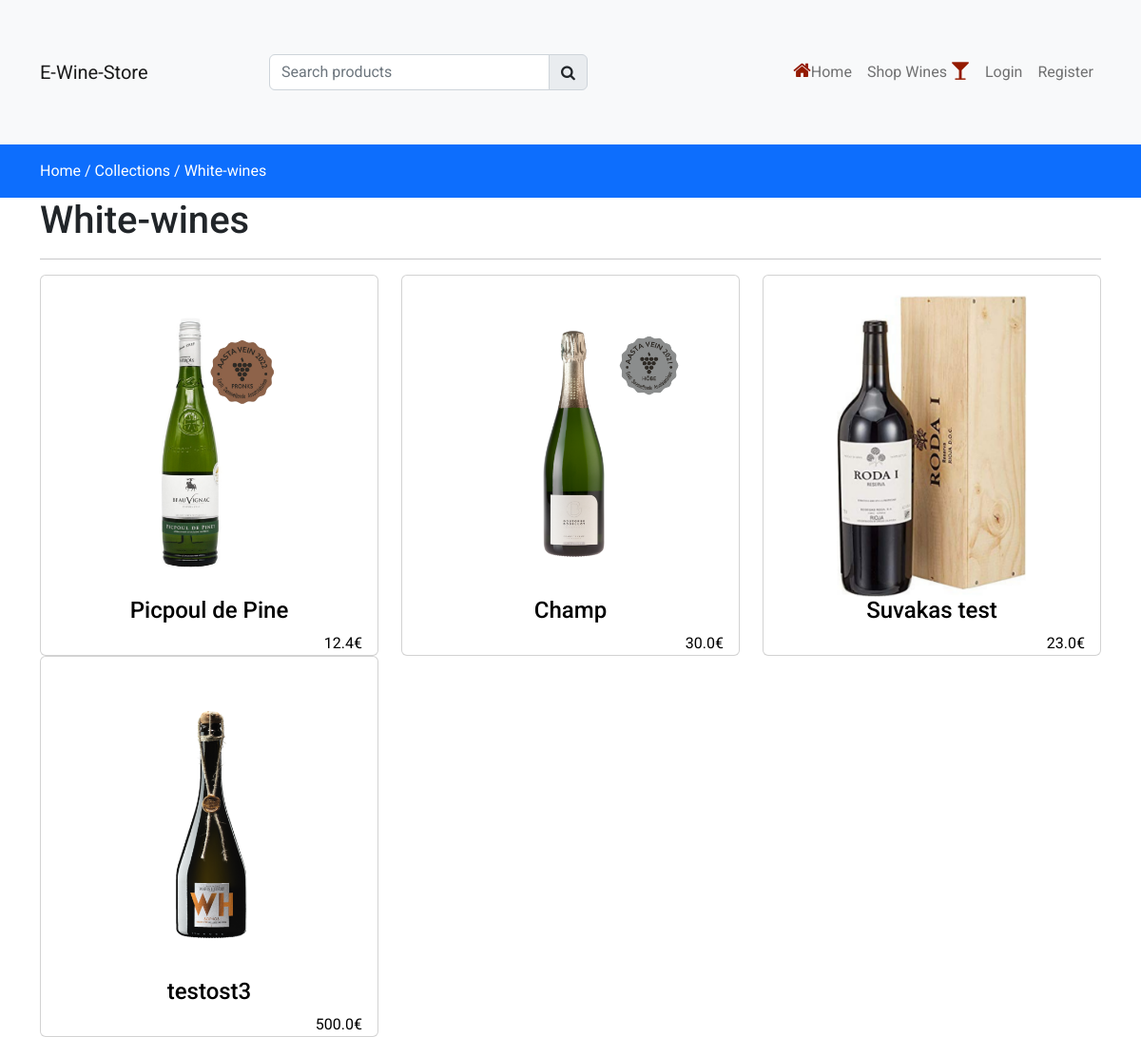
The page /collections/White-wines on the database its author committed.
### store/models.py (models this page shows, shortened)
class Category(models.Model):
    slug = models.CharField(max_length=150, null=False, blank=False)
    name = models.CharField(max_length=150, null=False, blank=False)
    image = models.ImageField(upload_to=get_file_path, null=True, blank=True)
    description = models.TextField(max_length=500, null=False, blank=False)
    status = models.BooleanField(default=False, help_text="0=default, 1=Hidden")
    trending = models.BooleanField(default=False, help_text="0=default, 1=Trending")
    meta_title = models.CharField(max_length=150, null=False, blank=False)
    meta_keywords = models.CharField(max_length=150, null=False, blank=False)
    meta_description = models.CharField(max_length=500, null=False, blank=False)
    created_at = models.DateTimeField(auto_now=True)

class Product(models.Model):
    category = models.ForeignKey(Category, on_delete=models.CASCADE)
    slug = models.CharField(max_length=150, null=False, blank=False)
    name = models.CharField(max_length=150, null=False, blank=False)
    product_image = models.ImageField(upload_to=get_file_path, null=True, blank=True)
    small_description = models.CharField(max_length=500, null=False, blank=False)
    quantity = models.IntegerField(null=False, blank=False)
    description = models.TextField(max_length=500, null=False, blank=False)
    original_price = models.FloatField(null=False, blank=False)
    selling_price = models.FloatField(null=False, blank=False)
    status = models.BooleanField(default=False, help_text="0=default, 1=Hidden")
    trending = models.BooleanField(default=False, help_text="0=default, 1=Trending")
    tag = models.CharField(max_length=150, null=False, blank=False)
    meta_title = models.CharField(max_length=150, null=False, blank=False)
    meta_keywords = models.CharField(max_length=150, null=False, blank=False)
    meta_description = models.CharField(max_length=500, null=False, blank=False)
    created_at = models.DateTimeField(auto_now=True)

### store/views.py (the view)
# urls.py: path('collections/<str:slug>', views.collectionsview, name="collectionsview"),
def collectionsview(request, slug):
    if (Category.objects.filter(slug=slug, status=0)):
        products = Product.objects.filter(category__slug=slug)
        category = Category.objects.filter(slug=slug).first()
        context = {'products': products, 'category': category}
        return render(request, "store/products/index.html", context)
    else:
        messages.warning(request, "No such category found")
        return redirect('collections')

### store/templates/store/products/index.html
{% extends 'store/layouts/main.html' %}
{% block content %}
<div class="py-3 bg-primary">
     <div class="container">
      <a class="text-white" href="{% url 'home' %}"> Home /</a>
      <a class="text-white" href="{% url 'collections' %}"> Collections /</a>
      <a class="text-white" href="{% url 'collectionsview' category.slug %}"> {{ category.name }} </a>
  </div>
</div>
<div class="container">
    <div class="row">
        <div class="col-md-12">
            <h1>{{ category.name }} </h1>
            <hr>
            <div class="row">
            {% for item in products %}
                <div class="col-md-4">
                    <div class="card">
                      <a href="{% url 'productview' item.category.slug item.slug %}">
                        <div class="card-body">
                            <div class="category-images">
                                <img src="{{ item.product_image.url }}" alt="Product image" class="w-100"/>
                            </div>
                            <h4 class="text-center">{{ item.name }} </h4>
                            <span class="float-end">{{ item.selling_price  }}€</span>
                        </div>
                      </a>
                   </div>
                </div>
            {% endfor %}
        </div>
    </div>
</div>
</div>
{% endblock content %}

### store/templates/store/layouts/main.html (style rules this page uses)
* { font-family: 'Roboto', sans-serif; }
a { text-decoration: none; color: #000; }

### rows shown on the page
Category: name "White-wines"
Product: product_image (picture), name "Picpoul de Pine", selling_price "12.4"
Product: product_image (picture), name "Champ", selling_price "30.0"
Product: product_image (picture), name "Suvakas test", selling_price "23.0"
Product: product_image (picture), name "testost3", selling_price "500.0"
